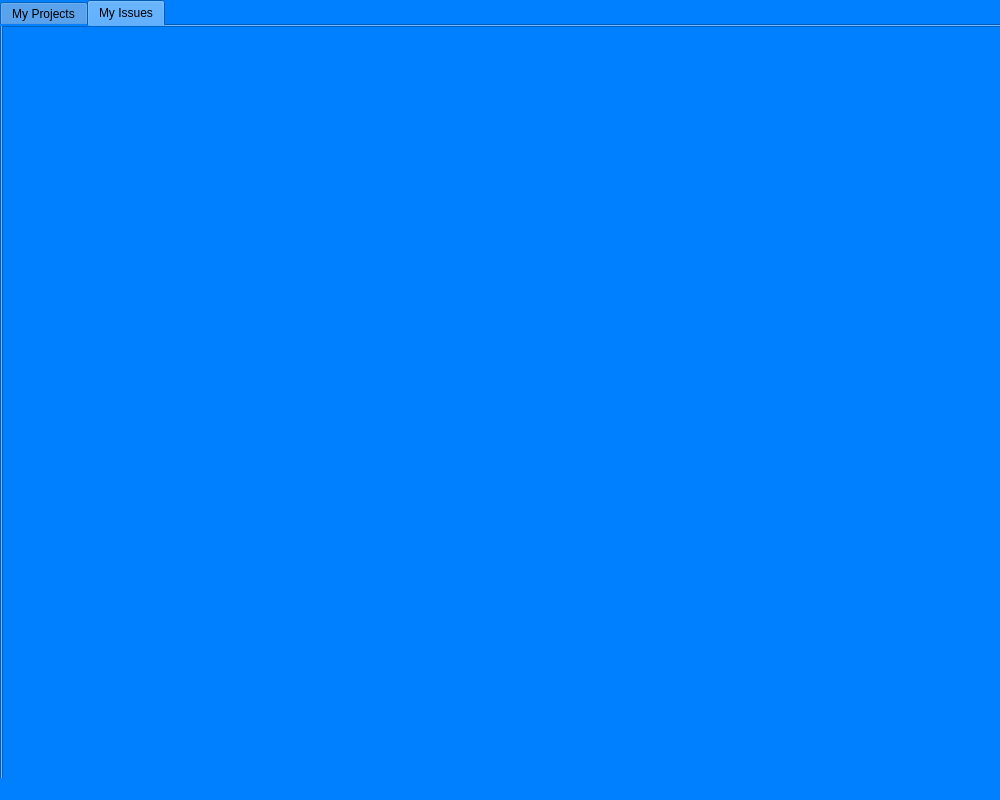
<?xml version="1.0" encoding="UTF-8"?>
<ui version="4.0">
 <class>projects_page</class>
 <widget class="QMainWindow" name="projects_page">
  <property name="geometry">
   <rect>
    <x>0</x>
    <y>0</y>
    <width>1000</width>
    <height>800</height>
   </rect>
  </property>
  <property name="minimumSize">
   <size>
    <width>1000</width>
    <height>800</height>
   </size>
  </property>
  <property name="maximumSize">
   <size>
    <width>1000</width>
    <height>800</height>
   </size>
  </property>
  <property name="windowTitle">
   <string>&lt;Hello user_id&gt;</string>
  </property>
  <property name="styleSheet">
   <string notr="true">background-color: rgb(0, 127, 255)</string>
  </property>
  <widget class="QWidget" name="centralwidget">
   <widget class="QTabWidget" name="issuesPage_btn">
    <property name="geometry">
     <rect>
      <x>0</x>
      <y>0</y>
      <width>1011</width>
      <height>801</height>
     </rect>
    </property>
    <property name="currentIndex">
     <number>1</number>
    </property>
    <widget class="QWidget" name="tab">
     <attribute name="title">
      <string>My Projects</string>
     </attribute>
     <widget class="QPushButton" name="pushButton">
      <property name="geometry">
       <rect>
        <x>380</x>
        <y>690</y>
        <width>221</width>
        <height>51</height>
       </rect>
      </property>
      <property name="font">
       <font>
        <family>Calibri Light</family>
        <pointsize>-1</pointsize>
       </font>
      </property>
      <property name="styleSheet">
       <string notr="true">background-color: white;
color: black;
font-size: 20px;
border: 2px solid black;</string>
      </property>
      <property name="text">
       <string>Create a new project</string>
      </property>
     </widget>
     <widget class="QTableView" name="projPage_proj_list">
      <property name="geometry">
       <rect>
        <x>0</x>
        <y>0</y>
        <width>1001</width>
        <height>681</height>
       </rect>
      </property>
     </widget>
    </widget>
    <widget class="QWidget" name="tab_2">
     <attribute name="title">
      <string>My Issues</string>
     </attribute>
     <widget class="QTableView" name="myIssues_table_list">
      <property name="geometry">
       <rect>
        <x>0</x>
        <y>0</y>
        <width>1001</width>
        <height>781</height>
       </rect>
      </property>
      <property name="styleSheet">
       <string notr="true">background-color: &quot;light gray&quot;;
color: white;
font-size: 20px;</string>
      </property>
      <property name="editTriggers">
       <set>QAbstractItemView::NoEditTriggers</set>
      </property>
      <property name="selectionMode">
       <enum>QAbstractItemView::SingleSelection</enum>
      </property>
     </widget>
    </widget>
   </widget>
  </widget>
  <widget class="QStatusBar" name="statusbar"/>
 </widget>
 <resources/>
 <connections/>
</ui>
